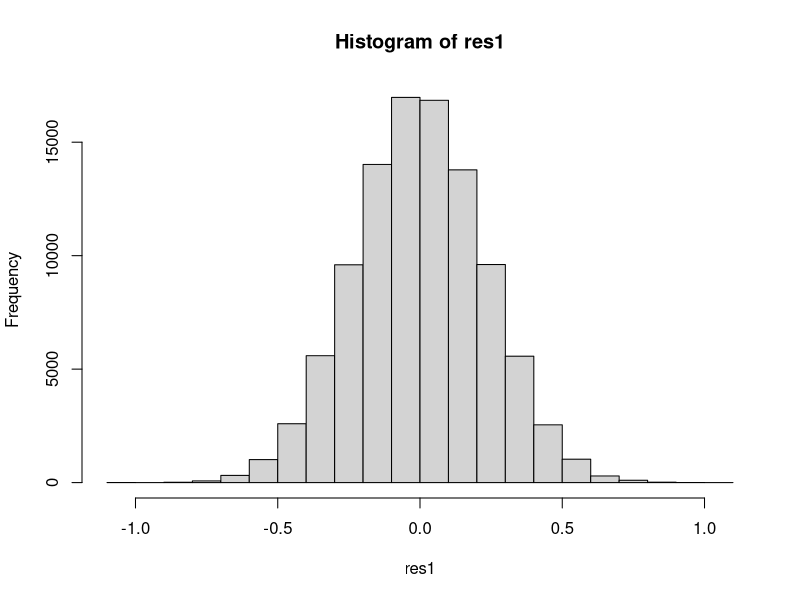
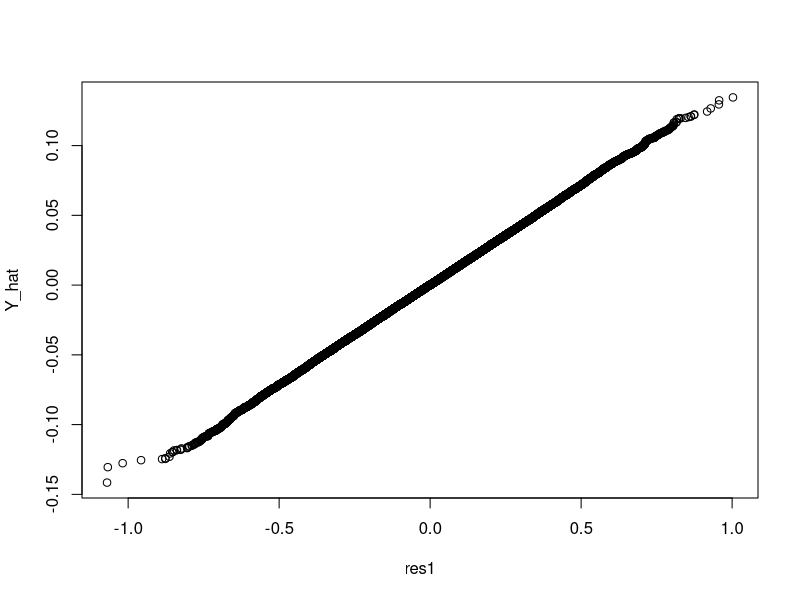

The R source for these figures, in order: (Note: this script raises an error after producing the figures.)

library(MASS)
#### Part a ####

Sigma1 <- (1/5630) * matrix(c(575, -60, 10, -60, 300, -50, 10, -50, 196), nrow=3)
E <- eigen(Sigma1)
Lambda <- diag(E$values^-1)
V <- E$vectors

Sigma1_Inv <- round(V %*% Lambda %*% t(V))
Sigma1_Inv
# [,1] [,2] [,3]
# [1,]   10    2    0
# [2,]    2   20    5
# [3,]    0    5   30

round(Sigma1_Inv %*% Sigma1)
# [,1] [,2] [,3]
# [1,]    1    0    0
# [2,]    0    1    0
# [3,]    0    0    1


#### Part e ####
Sigma1 <- (1/5630) * matrix(c(575, -60, 10, -60, 300, -50, 10, -50, 196), nrow=3)


#### part h ####
# using a big sample to find the linear regressio Y2 = B2,1 Y1 + e1

sigma_h <- matrix(c(575, -60, -60, 300), nrow=2) * (1/5630)
Mu <- c(0,0)
sigma_h_inv <- solve(sigma_h)
samples <- mvrnorm(n=100000, mu=Mu, Sigma = sigma_h)
Z <- samples[,1]
Y <- samples[,2]

# using result 7.4 formula
Beta <- solve(t(Z) %*% Z) %*% t(Z) %*% Y
round(Beta,4)
# [1,] -0.1063

# using R lm() function

lm_method <- lm(Y~Z)
summary(lm_method)
coefficients(lm_method)['Z']
res2 <- residuals(lm_method)
var(res2)
# Z
# -0.1063087

Y_hat <- Beta %*% Z

res1 <- Y_hat - Y
res1 <- res1[1,]

hist(res1)
qqplot(res1,Y_hat)

## JW pg 381 (7-17)
# var(e) = s^2 (1 - h)
# s^2 = residual mean square ((good enough estimate for residual variance))
# the term (1-h) is likely to be almost 1 so it can be ignored 
# term 1-h can be calcualted based on JW(7-16) 
#  I - Z(tZ Z)^(-1) tZ
# given Z is one variable only i can simply this as 
#   1 - Z  1/(Z^2) * Z

Z * 1/(t(Z) %*% Z) -> zz
# zz * Z is zz^2
zz <- zz[,1]
#zz
1 - sum(zz **2)
1 - sum(zz * Z)
s2<- mean(res1**2)
s2
s2* (1 - sum(zz * Z))
s2 * (1 - sum(zz **2))
var(res1)
var(res2)
sigma_h[2,2]
# mean(residuals**2)
# Z %*% solve(t(Z) %*% Z) %*% t(Z)
# var(residuals)




#### part i ####
# using a big sample to find the linear regression Y3 = B3,1 Y1 + B3,2 Y2 + e3

sigma_i <- (1/5630) * matrix(c(196,10,-50,10,575,-60,-50,-60,300), nrow=3)
sigma_i_inv <- solve(sigma_i)
samples <- mvrnorm(n=100000, mu=c(0,0,0), Sigma = sigma_i)
Z <- samples[,2:3]
Y <- samples[,1]

# using result 7.4 formula
Beta <- solve(t(Z) %*% Z) %*% t(Z) %*% Y
round(Beta,4)
# [1,]  0.0003
# [2,] -0.1705

# using R lm() function

round(coefficients(lm(Y~Z))[c('Z1','Z2')],4)
lm_method2 <- lm(Y~Z)
res2_2 <- residuals(lm_method2)
var(res2_2)
sigma_i[1,1]
# Z1           Z2
# 0.0003 -0.1705





##### e 

Sigma1 
T_mat <- matrix( c(1,0,0,
                   .1013,1,0,
                   .0016,.1645,1), byrow=TRUE, nrow=3)
T_mat 

e_mat <- T_mat %*% Sigma1 %*% t(T_mat)
e_mat * 5630
